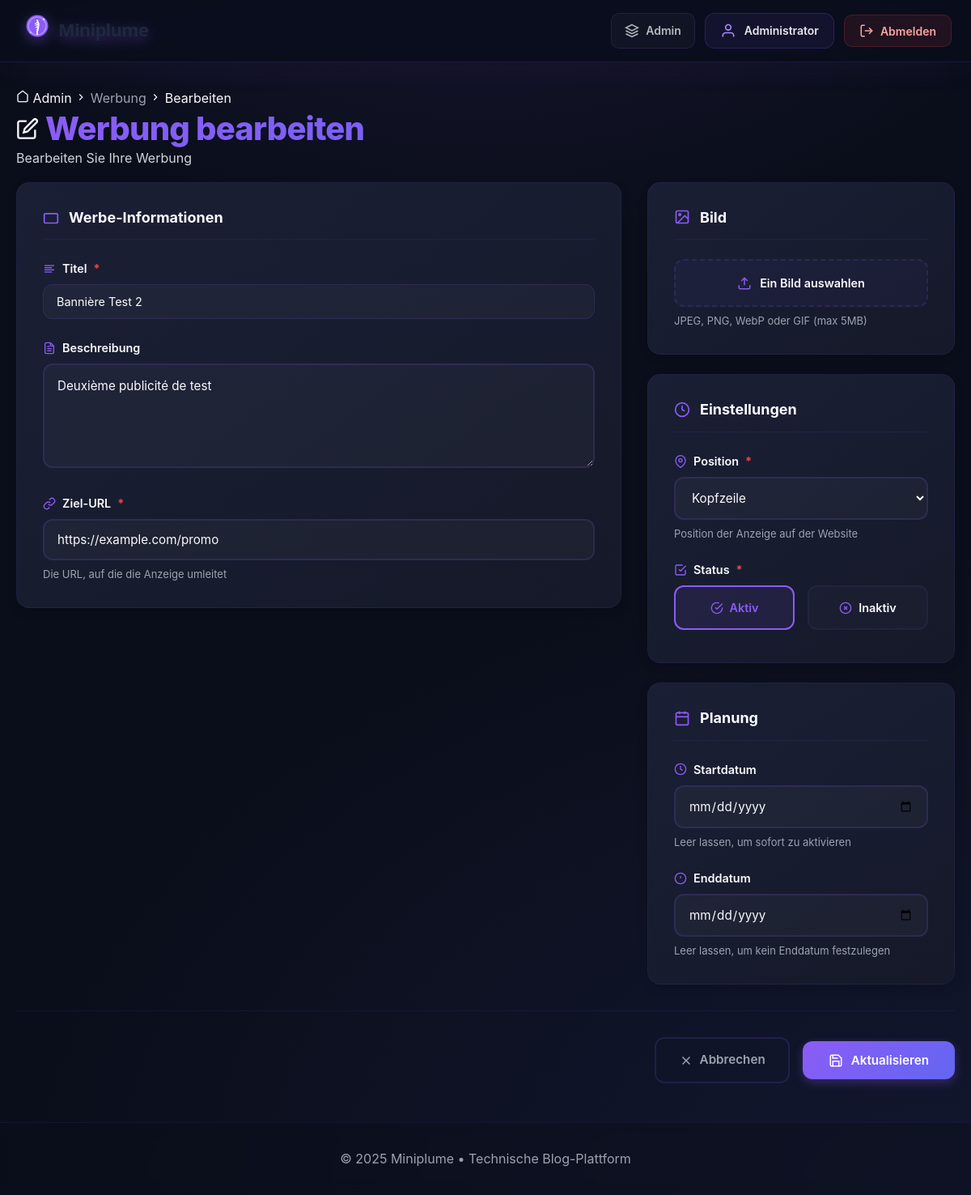
Page /admin/ads/2/edit (signed in) on the committed database.
### tables this page shows
CREATE TABLE ads (
id INT UNSIGNED PRIMARY KEY AUTO_INCREMENT,
title VARCHAR(200) NOT NULL,
description TEXT NULL,
url VARCHAR(500) NOT NULL,
image_path VARCHAR(255) NULL,
position ENUM('sidebar','header','footer','content') NOT NULL DEFAULT 'sidebar',
status ENUM('active','inactive') NOT NULL DEFAULT 'active',
clicks INT UNSIGNED NOT NULL DEFAULT 0,
views INT UNSIGNED NOT NULL DEFAULT 0,
start_date DATE NULL,
end_date DATE NULL,
created_at TIMESTAMP DEFAULT CURRENT_TIMESTAMP,
updated_at TIMESTAMP NULL ON UPDATE CURRENT_TIMESTAMP,
INDEX idx_ads_status_position (status, position)
);

### app/Views/admin/ads-form.php (the view, shortened to what the rows shown need)
<?php
$title = $ad ? 'Werbung bearbeiten' : 'Werbung erstellen';
$isEdit = !empty($ad);
?>
<div class="admin-header">
  <div class="admin-header-content">
    <h1 class="admin-title">
      <svg width="28" height="28" viewBox="0 0 24 24" fill="none" stroke="currentColor" stroke-width="2">
        <?php if ($isEdit): ?>
          <path d="M11 4H4a2 2 0 0 0-2 2v14a2 2 0 0 0 2 2h14a2 2 0 0 0 2-2v-7"></path>
          <path d="M18.5 2.5a2.121 2.121 0 0 1 3 3L12 15l-4 1 1-4 9.5-9.5z"></path>
        <?php else: ?>
          <rect x="2" y="7" width="20" height="14" rx="2" ry="2"></rect>
          <path d="M16 21V5a2 2 0 0 0-2-2h-4a2 2 0 0 0-2 2v16"></path>
        <?php endif; ?>
      </svg>
      <?= esc($title) ?>
    </h1>
  </div>
</div>
<form method="post"
      action="<?= $ad ? '/admin/ads/'.$ad['id'].'/update' : '/admin/ads' ?>"
      enctype="multipart/form-data"
      class="ads-form">
  <div class="form-grid">
    <div class="form-main">
      <div class="form-card">
        <div class="form-card-header">
          <h2>Werbe-Informationen</h2>
        </div>
        <div class="form-group">
          <label for="title" class="form-label">
            <svg width="16" height="16" viewBox="0 0 24 24" fill="none" stroke="currentColor" stroke-width="2">
              <line x1="17" y1="10" x2="3" y2="10"></line>
              <line x1="21" y1="6" x2="3" y2="6"></line>
              <line x1="21" y1="14" x2="3" y2="14"></line>
              <line x1="17" y1="18" x2="3" y2="18"></line>
            </svg>
            Titel
            <span class="required">*</span>
          </label>
          <input
            id="title"
            class="form-input"
            name="title"
            type="text"
            value="<?= esc($ad['title'] ?? '') ?>"
            placeholder="Name der Werbekampagne..."
            required
            autofocus>
        </div>
        <div class="form-group">
          <label for="description" class="form-label">
            Beschreibung
          </label>
          <textarea
            id="description"
            class="form-textarea"
            name="description"
            rows="4"
            placeholder="Werbebeschreibung (optional)..."><?= esc($ad['description'] ?? '') ?></textarea>
        </div>
        <div class="form-group">
          <label for="url" class="form-label">
            <svg width="16" height="16" viewBox="0 0 24 24" fill="none" stroke="currentColor" stroke-width="2">
              <path d="M10 13a5 5 0 0 0 7.54.54l3-3a5 5 0 0 0-7.07-7.07l-1.72 1.71"></path>
              <path d="M14 11a5 5 0 0 0-7.54-.54l-3 3a5 5 0 0 0 7.07 7.07l1.71-1.71"></path>
            </svg>
            Ziel-URL
            <span class="required">*</span>
          </label>
          <input
            id="url"
            class="form-input"
            name="url"
            type="url"
            value="<?= esc($ad['url'] ?? '') ?>"
            placeholder="https://example.com"
            required>
          <p class="form-hint">Die URL, auf die die Anzeige umleitet</p>
        </div>
      </div>
    </div>
    <div class="form-sidebar">
      <div class="form-card">
        <div class="form-card-header">
          <h2>Bild</h2>
        </div>
      </div>
      <div class="form-card">
        <div class="form-card-header">
          <h2>Einstellungen</h2>
        </div>
        <div class="form-group">
          <label for="position" class="form-label">
            <svg width="16" height="16" viewBox="0 0 24 24" fill="none" stroke="currentColor" stroke-width="2">
              <path d="M21 10c0 7-9 13-9 13s-9-6-9-13a9 9 0 0 1 18 0z"></path>
              <circle cx="12" cy="10" r="3"></circle>
            </svg>
            Position
            <span class="required">*</span>
          </label>
          <select
            id="position"
            class="form-select"
            name="position"
            required>
            <option value="header" <?= ($ad['position'] ?? '') === 'header' ? 'selected' : '' ?>>
              Kopfzeile
            </option>
          </select>
          <p class="form-hint">Position der Anzeige auf der Website</p>
        </div>
      </div>
      <div class="form-card">
        <div class="form-card-header">
          <h2>Planung</h2>
        </div>
      </div>
    </div>
  </div>
</form>

### rows in the picture
ads: title "Bannière Test 2", description "Deuxième publicité de test", url "https://example.com/promo", position "Kopfzeile"

### other values in the picture
$roleNames[$_SESSION['role']] "Administrator"
$title "Werbung bearbeiten"
